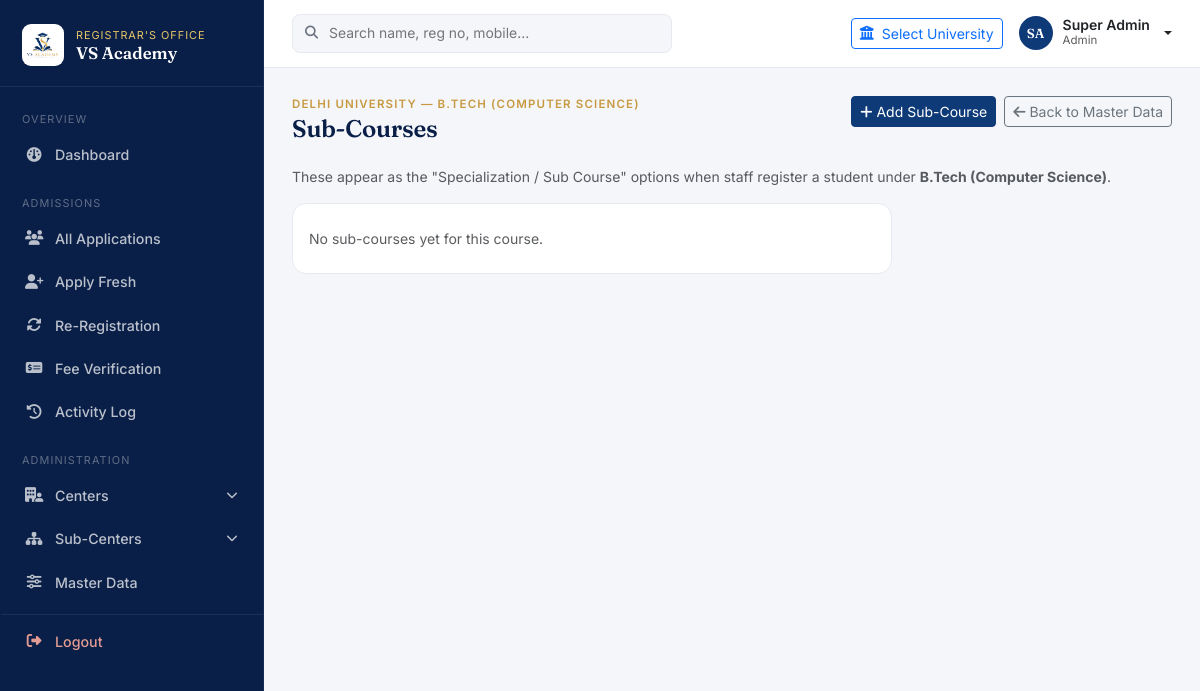
Page /sub_courses.php?course_id=1 (signed in) on the committed database.
### tables this page shows
CREATE TABLE courses (
  id INT AUTO_INCREMENT PRIMARY KEY,
  university_id INT NOT NULL,
  name VARCHAR(150) NOT NULL,
  duration_years INT DEFAULT 1,
  total_seats INT DEFAULT NULL,
  status ENUM('active','inactive') NOT NULL DEFAULT 'active',
  created_at TIMESTAMP DEFAULT CURRENT_TIMESTAMP,
  FOREIGN KEY (university_id) REFERENCES universities(id)
);

CREATE TABLE universities (
  id INT AUTO_INCREMENT PRIMARY KEY,
  name VARCHAR(150) NOT NULL,
  logo_path VARCHAR(255) DEFAULT NULL,
  status ENUM('active','inactive') NOT NULL DEFAULT 'active',
  created_at TIMESTAMP DEFAULT CURRENT_TIMESTAMP
);

### config/config.php (called while the page is built, shortened)
<?php
function e($str) {
    return htmlspecialchars($str ?? '', ENT_QUOTES, 'UTF-8');
}

### sub_courses.php (the view, shortened to what this page needs)
<?php
require_once __DIR__ . '/config/config.php';
$courseId = (int)($_GET['course_id'] ?? 0);
$stmt = $pdo->prepare("SELECT c.*, u.name as university_name FROM courses c JOIN universities u ON u.id = c.university_id WHERE c.id = ?");
$stmt->execute([$courseId]);
$course = $stmt->fetch();
$subCourses = $pdo->prepare("SELECT * FROM sub_courses WHERE course_id = ? ORDER BY name");
$subCourses->execute([$courseId]);
$subCourses = $subCourses->fetchAll();
require_once __DIR__ . '/includes/header.php';
?>
<div class="page-header">
  <div>
    <span class="eyebrow"><?= e($course['university_name']) ?> — <?= e($course['name']) ?></span>
    <h4>Sub-Courses</h4>
  </div>
  <div class="d-flex gap-2">
    <button class="btn btn-primary btn-sm" data-bs-toggle="modal" data-bs-target="#addSubCourseModal"><i class="fa-solid fa-plus"></i> Add Sub-Course</button>
    <a href="admin_master.php" class="btn btn-sm btn-outline-secondary"><i class="fa-solid fa-arrow-left"></i> Back to Master Data</a>
  </div>
</div>
<p class="text-muted small mb-3">These appear as the "Specialization / Sub Course" options when staff register a student under <strong><?= e($course['name']) ?></strong>.</p>
<div class="table-card p-3" style="max-width:600px;">
  <ul class="list-group list-group-flush">
    <?php if (!$subCourses): ?>
      <li class="list-group-item px-0 text-muted small">No sub-courses yet for this course.</li>
    <?php endif; ?>
  </ul>
</div>
<?php require_once __DIR__ . '/includes/footer.php'; ?>

### assets/css/style.css (style rules this page uses)
:root { --ink: #0A1F47; --ink-2: #122A5C; --navy: #0F3A78; --navy-light: #2E5FA6; --gold: #C79A42; --gold-light: #E8C568; --canvas: #F5F6FA; --surface: #FFFFFF; --border: #E7E9F1; --ink-text: #1C2333; --muted: #6B7280; --success: #1F8A5F; --warning: #B8791F; --danger: #C2483E; --font-display: 'Fraunces', Georgia, serif; --font-body: 'Inter', system-ui, sans-serif; --font-mono: 'IBM Plex Mono', monospace; }
* { box-sizing: border-box; }
body { background: var(--canvas); font-family: var(--font-body); color: var(--ink-text); margin: 0; -webkit-font-smoothing: antialiased; }
h1, h2, h3, h4, h5, h6 { font-family: var(--font-display); font-weight: 600; color: var(--ink); letter-spacing: -0.01em; }
a { color: var(--navy-light); }
.page-header { display: flex; justify-content: space-between; align-items: flex-start; flex-wrap: wrap; gap: 12px; margin-bottom: 22px; }
.page-header .eyebrow { font-size: .72rem; text-transform: uppercase; letter-spacing: .1em; color: var(--gold); font-weight: 600; margin-bottom: 2px; display: block; }
.page-header h4 { margin: 0; font-size: 1.5rem; }
.card, .table-card { border-radius: 14px; border: 1px solid var(--border); background: var(--surface); }
.btn-primary { background: var(--navy); border-color: var(--navy); }

### rows in the picture
courses: university.name "DELHI UNIVERSITY", name "B.TECH (COMPUTER SCIENCE)", name "B.Tech (Computer Science)"

### other values in the picture
$initials "SA"
$_SESSION['full_name'] "Super Admin"
$_SESSION['role'] "Admin"
